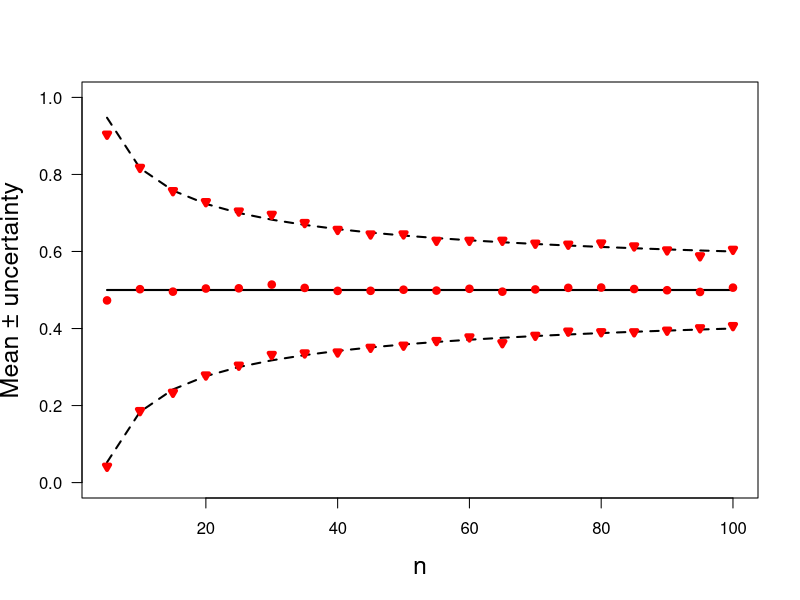

Here is the R script that generated this plot:
print('file: PointEstMeanUncertaintyTheorem.R')
# Application of Casella & Berger (2002, p.~213-214, Theorem 5.2.6)')
narr = seq(5,100,5); Ln = length(narr)
mu = 0.5; sigma = 1; uncertain = sigma/sqrt(narr)
xpmu = c(min(narr),max(narr)); ypmu = c(mu,mu)
ypplus = uncertain+mu; ypminus = -uncertain+mu
# ------ Monte Carlo sampling:
set.seed(1953)
M = 1000   # number of Monte-Carlo runs
meanest = numeric(M); estmean = numeric(Ln); estsd = numeric(Ln)
for(k in 1:Ln) {n = narr[k];     # sample size
for(m in 1:M) meanest[m]=mean(rnorm(n,mean=mu));
estmean[k] = mean(meanest);
estsd[k] = sd(meanest)}
# png('MeanPlusMinusUncert160819.png',width=16,height=16,units='cm',res=300)
plot(xpmu,ypmu,type='l',lwd=2,col='black',xlab='n',las=1,
     ylab='Mean \u00B1 uncertainty',ylim=c(0,mu+sigma/2),cex.lab=1.5)
lines(narr,ypplus,col='black',lwd=2,lty=2)
lines(narr,ypminus,col='black',lwd=2,lty=2)
points(narr,estmean,col='red',cex=0.6,lwd=4,pch=19)
points(narr,estmean+estsd,col='red',cex=0.6,lwd=4,pch=25)
points(narr,estmean-estsd,col='red',cex=0.6,lwd=4,pch=25)
# dev.off()
